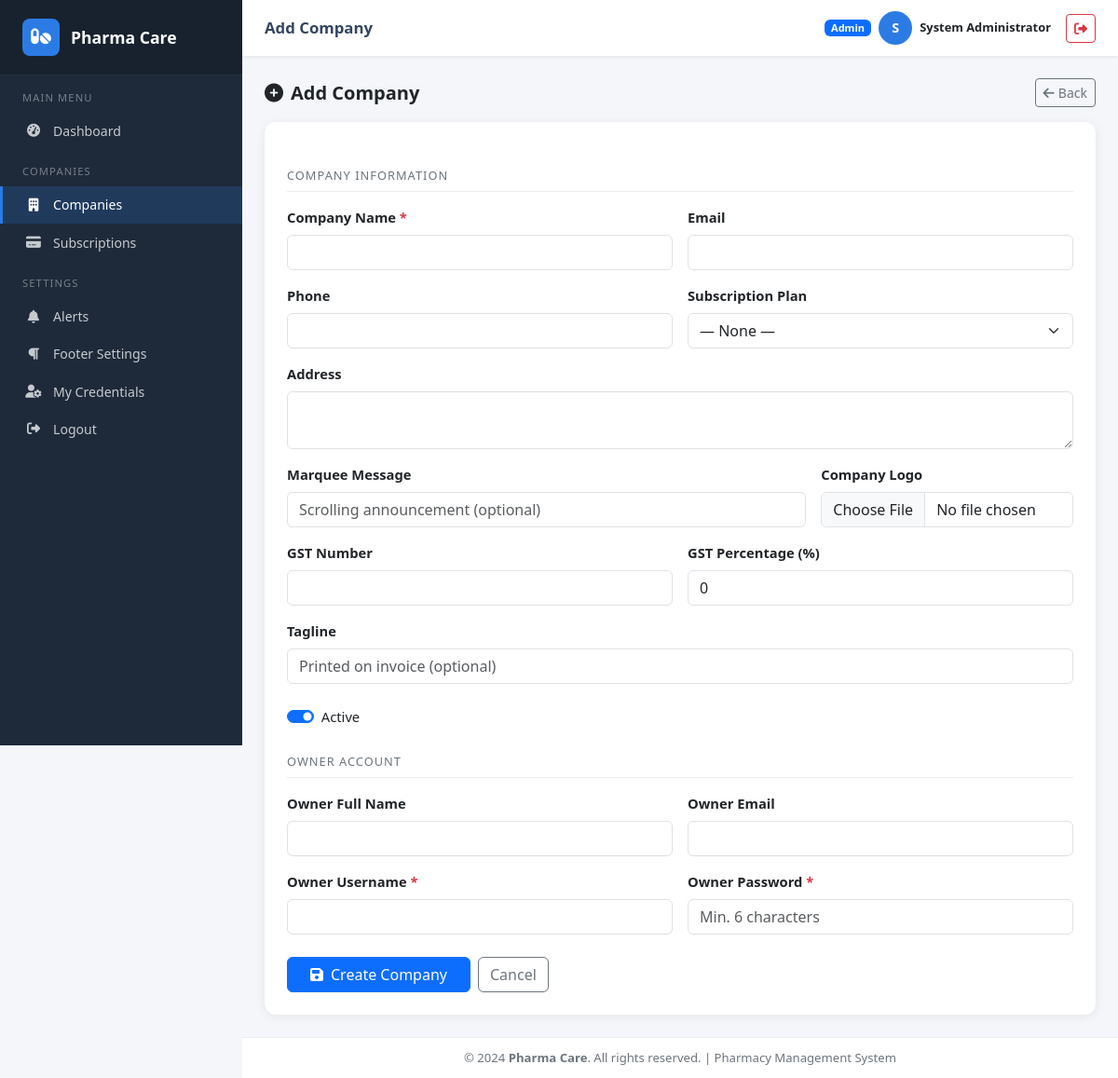
The app's page /admin/company-add.php (signed in) with its own data.
### tables this page shows
CREATE TABLE IF NOT EXISTS users (
    id INT AUTO_INCREMENT PRIMARY KEY,
    username VARCHAR(100) NOT NULL UNIQUE,
    password VARCHAR(255) NOT NULL,
    email VARCHAR(150) NOT NULL UNIQUE,
    full_name VARCHAR(150),
    role ENUM('admin','owner','manager') NOT NULL DEFAULT 'manager',
    company_id INT NULL,
    is_active TINYINT(1) DEFAULT 1,
    created_at TIMESTAMP DEFAULT CURRENT_TIMESTAMP,
    updated_at TIMESTAMP DEFAULT CURRENT_TIMESTAMP ON UPDATE CURRENT_TIMESTAMP
);

CREATE TABLE IF NOT EXISTS footer_settings (
    id INT AUTO_INCREMENT PRIMARY KEY,
    content TEXT NOT NULL,
    updated_at TIMESTAMP DEFAULT CURRENT_TIMESTAMP ON UPDATE CURRENT_TIMESTAMP
);

### includes/functions.php (called while the page is built, shortened)
<?php
function sanitize($input) {
    return htmlspecialchars(trim($input), ENT_QUOTES, 'UTF-8');
}
function getFooterContent($conn) {
    $result = $conn->query("SELECT content FROM footer_settings WHERE id = 1 LIMIT 1");
    if ($result && $row = $result->fetch_assoc()) {
        return $row['content'];
    }
    return '&copy; ' . date('Y') . ' Pharma Care. All rights reserved.';
}

### includes/auth.php (called while the page is built, shortened)
<?php
function getCurrentUser($conn) {
    $stmt = $conn->prepare("SELECT id, username, email, full_name, role, company_id, is_active FROM users WHERE id = ? AND is_active = 1");
    $stmt->bind_param('i', $_SESSION['user_id']);
    $stmt->execute();
    $result = $stmt->get_result();
    $user = $result->fetch_assoc();
    return $user;
}

### admin/company-add.php (the view, shortened to what this page needs)
<?php
require_once '../includes/auth.php';
require_once '../includes/functions.php';
$pageTitle  = 'Add Company';
$activePage = 'companies';
?>
<!DOCTYPE html>
<html lang="en">
<head>
    <link rel="stylesheet" href="https://cdn.jsdelivr.net/npm/bootstrap@5.3.3/dist/css/bootstrap.min.css">
    <link rel="stylesheet" href="https://cdnjs.cloudflare.com/ajax/libs/font-awesome/6.5.1/css/all.min.css">
    <link rel="stylesheet" href="../assets/css/style.css">
</head>
<body>
<?php include 'layout-top.php'; ?>
<div class="d-flex justify-content-between align-items-center mb-3">
    <h5 class="mb-0 fw-bold"><i class="fas fa-plus-circle me-2"></i>Add Company</h5>
    <a href="companies.php" class="btn btn-outline-secondary btn-sm"><i class="fas fa-arrow-left me-1"></i>Back</a>
</div>
<div class="card table-card">
    <div class="card-body p-4">
        <form method="POST" enctype="multipart/form-data" novalidate>
            <div class="form-section-title">Company Information</div>
            <div class="row g-3">
                <div class="col-md-6">
                    <label class="form-label fw-semibold">Company Name <span class="text-danger">*</span></label>
                    <input type="text" name="name" class="form-control" value="<?= sanitize($_POST['name'] ?? '') ?>" required>
                </div>
                <div class="col-md-6">
                    <label class="form-label fw-semibold">Email</label>
                    <input type="email" name="email" class="form-control" value="<?= sanitize($_POST['email'] ?? '') ?>">
                </div>
                <div class="col-md-6">
                    <label class="form-label fw-semibold">Phone</label>
                    <input type="text" name="phone" class="form-control" value="<?= sanitize($_POST['phone'] ?? '') ?>">
                </div>
                <div class="col-md-6">
                    <label class="form-label fw-semibold">Subscription Plan</label>
                    <select name="subscription_id" class="form-select">
                        <option value="">— None —</option>
                    </select>
                </div>
                <div class="col-12">
                    <label class="form-label fw-semibold">Address</label>
                    <textarea name="address" class="form-control" rows="2"><?= sanitize($_POST['address'] ?? '') ?></textarea>
                </div>
                <div class="col-md-8">
                    <label class="form-label fw-semibold">Marquee Message</label>
                    <input type="text" name="marquee_message" class="form-control" placeholder="Scrolling announcement (optional)" value="<?= sanitize($_POST['marquee_message'] ?? '') ?>">
                </div>
                <div class="col-md-4">
                    <label class="form-label fw-semibold">Company Logo</label>
                    <input type="file" name="logo" id="logo" class="form-control" accept="image/*">
                </div>
                <div class="col-md-6">
                    <label class="form-label fw-semibold">GST Number</label>
                    <input type="text" name="gst_number" class="form-control" value="<?= sanitize($_POST['gst_number'] ?? '') ?>">
                </div>
                <div class="col-md-6">
                    <label class="form-label fw-semibold">GST Percentage (%)</label>
                    <input type="number" name="gst_percentage" class="form-control" min="0" max="100" step="0.01" value="<?= sanitize($_POST['gst_percentage'] ?? '0') ?>">
                </div>
                <div class="col-12">
                    <label class="form-label fw-semibold">Tagline</label>
                    <input type="text" name="tagline" class="form-control" placeholder="Printed on invoice (optional)" value="<?= sanitize($_POST['tagline'] ?? '') ?>">
                </div>
                <div class="col-md-4 d-flex align-items-center">
                    <div class="form-check form-switch mt-2">
                        <input class="form-check-input" type="checkbox" name="is_active" id="is_active"
                               <?= isset($_POST['is_active']) || !isset($_POST['name']) ? 'checked' : '' ?>>
                        <label class="form-check-label" for="is_active">Active</label>
                    </div>
                </div>
            </div>
            <div class="form-section-title">Owner Account</div>
            <div class="row g-3">
                <div class="col-md-6">
                    <label class="form-label fw-semibold">Owner Full Name</label>
                    <input type="text" name="owner_fullname" class="form-control" value="<?= sanitize($_POST['owner_fullname'] ?? '') ?>">
                </div>
                <div class="col-md-6">
                    <label class="form-label fw-semibold">Owner Email</label>
                    <input type="email" name="owner_email" class="form-control" value="<?= sanitize($_POST['owner_email'] ?? '') ?>">
                </div>
                <div class="col-md-6">
                    <label class="form-label fw-semibold">Owner Username <span class="text-danger">*</span></label>
                    <input type="text" name="owner_username" class="form-control" value="<?= sanitize($_POST['owner_username'] ?? '') ?>" required>
                </div>
                <div class="col-md-6">
                    <label class="form-label fw-semibold">Owner Password <span class="text-danger">*</span></label>
                    <input type="password" name="owner_password" class="form-control" placeholder="Min. 6 characters" required>
                </div>
            </div>
            <div class="mt-4 d-flex gap-2">
                <button type="submit" class="btn btn-primary px-4">
                    <i class="fas fa-save me-2"></i>Create Company
                </button>
                <a href="companies.php" class="btn btn-outline-secondary">Cancel</a>
            </div>
        </form>
    </div>
</div>
<?php include 'layout-bottom.php'; ?>

### admin/layout-top.php (shortened to what this page needs)
<?php
$currentUser = getCurrentUser($conn);
$footer      = getFooterContent($conn);
?>
<div class="sidebar" id="sidebar">
    <a href="dashboard.php" class="sidebar-brand">
        <div class="brand-icon"><i class="fas fa-pills"></i></div>
        <span><?= SITE_NAME ?></span>
    </a>
    <div class="sidebar-section">Main Menu</div>
    <nav>
        <a href="dashboard.php" class="<?= $activePage === 'dashboard' ? 'active' : '' ?>">
            <i class="fas fa-tachometer-alt"></i> Dashboard
        </a>
    </nav>
    <div class="sidebar-section">Companies</div>
    <nav>
        <a href="companies.php" class="<?= $activePage === 'companies' ? 'active' : '' ?>">
            <i class="fas fa-building"></i> Companies
        </a>
        <a href="subscriptions.php" class="<?= $activePage === 'subscriptions' ? 'active' : '' ?>">
            <i class="fas fa-credit-card"></i> Subscriptions
        </a>
    </nav>
    <div class="sidebar-section">Settings</div>
    <nav>
        <a href="alerts.php" class="<?= $activePage === 'alerts' ? 'active' : '' ?>">
            <i class="fas fa-bell"></i> Alerts
        </a>
        <a href="footer-settings.php" class="<?= $activePage === 'footer' ? 'active' : '' ?>">
            <i class="fas fa-paragraph"></i> Footer Settings
        </a>
        <a href="profile.php" class="<?= $activePage === 'profile' ? 'active' : '' ?>">
            <i class="fas fa-user-cog"></i> My Credentials
        </a>
        <a href="../logout.php">
            <i class="fas fa-sign-out-alt"></i> Logout
        </a>
    </nav>
</div>
<div class="main-wrapper">
    <div class="topbar">
        <div class="d-flex align-items-center gap-3">
            <h6 class="page-title"><?= sanitize($pageTitle) ?></h6>
        </div>
        <div class="d-flex align-items-center gap-2">
            <span class="badge bg-primary">Admin</span>
            <div class="avatar-circle"><?= strtoupper(substr($currentUser['full_name'] ?? $currentUser['username'], 0, 1)) ?></div>
            <span class="fw-semibold small d-none d-sm-inline"><?= sanitize($currentUser['full_name'] ?? $currentUser['username']) ?></span>
            <a href="../logout.php" class="btn btn-sm btn-outline-danger ms-2">
                <i class="fas fa-sign-out-alt"></i>
            </a>
        </div>
    </div>
    <div class="main-content">

### admin/layout-bottom.php (shortened to what this page needs)
    </div>
    <footer class="site-footer">
        <?= $footer ?>
    </footer>
</div>
</body>
</html>

### assets/css/style.css (style rules this page uses)
:root { --primary: #2c7be5; --secondary: #00b4d8; --success: #27ae60; --warning: #f39c12; --danger: #e74c3c; --sidebar-bg: #1e2a3a; --sidebar-hover: #2d3f56; --sidebar-active: #2c7be5; --bg-light: #f4f6f9; --text-muted: #6c757d; }
body { background-color: var(--bg-light); font-family: 'Segoe UI', system-ui, sans-serif; font-size: 0.92rem; }
.sidebar { width: 260px; min-height: 100vh; background: var(--sidebar-bg); color: #fff; position: fixed; top: 0; left: 0; z-index: 1040; display: flex; flex-direction: column; transition: transform .25s ease; overflow-y: auto; }
.sidebar-brand { padding: 1.25rem 1.5rem; background: rgba(0,0,0,.2); display: flex; align-items: center; gap: .75rem; text-decoration: none; color: #fff; font-weight: 700; font-size: 1.1rem; border-bottom: 1px solid rgba(255,255,255,.08); }
.sidebar-brand .brand-icon { width: 40px; height: 40px; border-radius: 8px; background: var(--primary); display: flex; align-items: center; justify-content: center; font-size: 1.2rem; }
.sidebar-section { font-size: .7rem; text-transform: uppercase; letter-spacing: .1em; color: rgba(255,255,255,.4); padding: 1rem 1.5rem .4rem; }
.sidebar nav a { display: flex; align-items: center; gap: .75rem; padding: .6rem 1.5rem; color: rgba(255,255,255,.75); text-decoration: none; border-left: 3px solid transparent; transition: all .18s; font-size: .88rem; }
.sidebar nav a i { width: 18px; text-align: center; }
.sidebar nav a.active { background: rgba(44,123,229,.2); color: #fff; border-left-color: var(--primary); }
.main-wrapper { margin-left: 260px; display: flex; flex-direction: column; min-height: 100vh; }
.topbar { background: #fff; box-shadow: 0 1px 4px rgba(0,0,0,.08); padding: .75rem 1.5rem; position: sticky; top: 0; z-index: 1030; display: flex; align-items: center; justify-content: space-between; }
.topbar .page-title { font-size: 1.05rem; font-weight: 600; color: #344563; margin: 0; }
.main-content { padding: 1.5rem; flex: 1; }
.site-footer { background: #fff; border-top: 1px solid #e9ecef; padding: .75rem 1.5rem; font-size: .82rem; color: var(--text-muted); text-align: center; }
.table-card { border: none; border-radius: 12px; box-shadow: 0 2px 12px rgba(0,0,0,.07); overflow: hidden; }
.form-section-title { font-size: .8rem; text-transform: uppercase; letter-spacing: .08em; color: #6c757d; border-bottom: 1px solid #e9ecef; padding-bottom: .4rem; margin-bottom: 1rem; margin-top: 1.5rem; }
.avatar-circle { width: 36px; height: 36px; border-radius: 50%; background: var(--primary); color: #fff; display:inline-flex; align-items:center; justify-content:center; font-weight:700; font-size:.9rem; }

### records on screen
users: full_name "S", full_name "System Administrator"
footer_settings: content "© 2024 Pharma Care . All rights reserved. | Pharmacy Management System"

### other values on screen
SITE_NAME "Pharma Care"
$pageTitle "Add Company"
